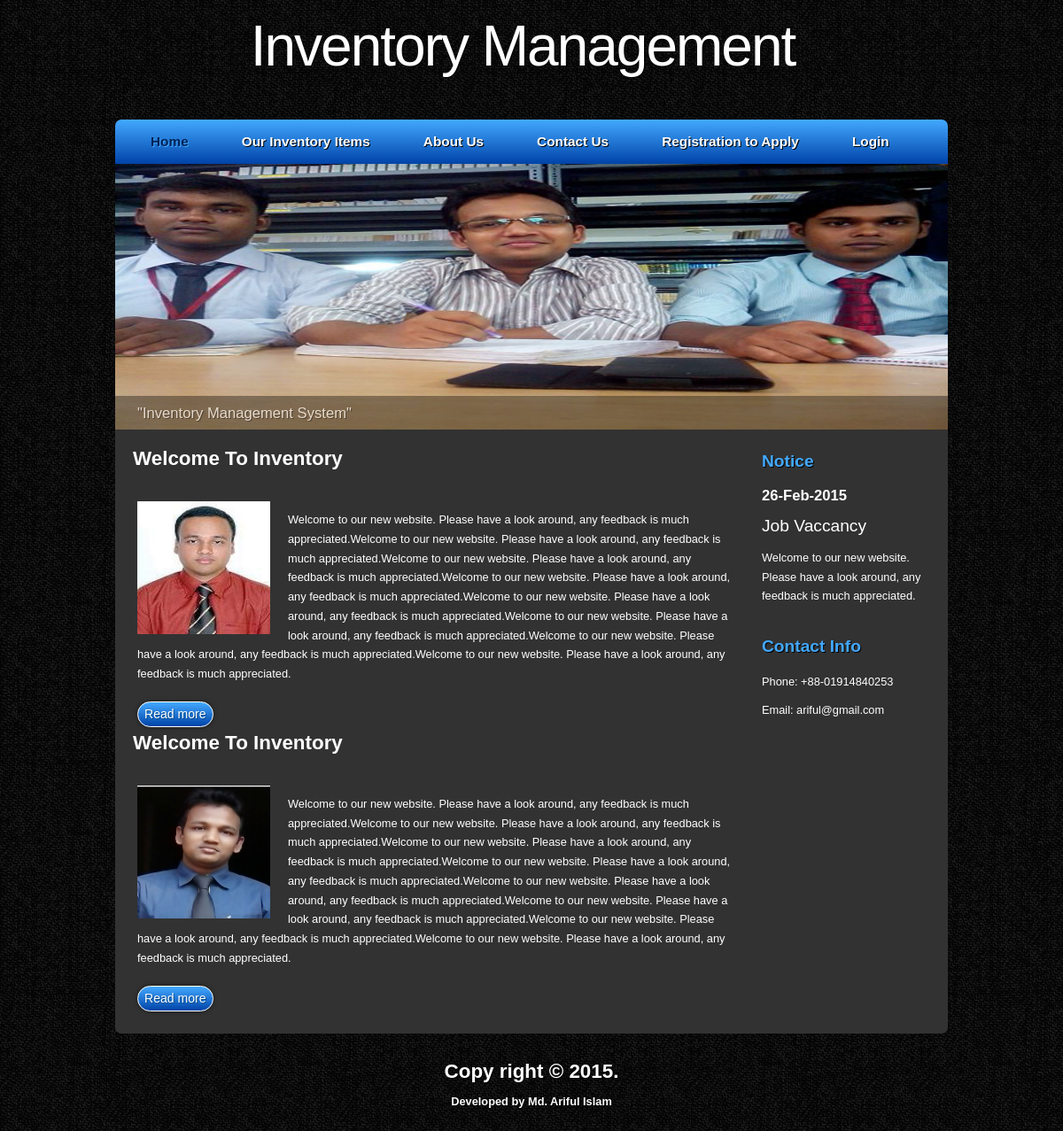
The page / on the database its author committed.
### tables this page shows
CREATE TABLE IF NOT EXISTS `tbl_post` (
`post_id` int(11) NOT NULL,
  `post_title` varchar(255) NOT NULL,
  `post_description` text NOT NULL,
  `post_image` varchar(255) NOT NULL,
  `cat_name` varchar(255) NOT NULL,
  `post_date` varchar(255) NOT NULL,
  `year` varchar(4) NOT NULL,
  `month` varchar(2) NOT NULL,
  `post_timestamp` varchar(255) NOT NULL
);

### content.php (the view)
  <div id="content">
  <div class="content_item">
  <?php
	include('config.php');
	$statement = $db->prepare("SELECT * FROM tbl_post WHERE cat_name='Home' ORDER BY post_id DESC");
				$statement->execute();
				$result = $statement->fetchAll(PDO::FETCH_ASSOC);
				foreach($result as $row)
				{
					?>
  <h1><?php echo $row['post_title'];?></h1>
  <div class="content_imagetext">
    <div class="content_image">
     <a class="lightview" data-lightview-group='products' href="uploads/<?php echo $row['post_image']; ?>"  title=""><img class="p_img" src="uploads/<?php echo $row['post_image']; ?>" alt="" width="150" height="150" /></a>
       </div>
    <p><?php echo $row['post_description'];?></p>
	<div class="button_small">
      <a href="#">Read more</a>
    </div>
  </div>
		<?php
				}
	?>
</div>
  </div>

### header.php (shortened to what this page needs)
<!DOCTYPE html>
<html>
<head>
  <link rel="stylesheet" type="text/css" href="css/style.css" />
</head>
<body>
  <div id="main">
    <header>
	  <div id="banner">
	    <div id="welcome">
	      <h2>Inventory Management</h2>
	    </div>
	  </div>
	</header>
	<nav>
	  <div id="menubar">
        <ul id="nav">
          <li class="current"><a href="index.php">Home</a></li>
          <li><a href="inventory-items.php">Our Inventory Items</a></li>
          <li><a href="about-us.php">About Us</a></li>
          <li><a href="contact-us.php">Contact Us</a></li>
          <li><a href="create-account.php">Registration to Apply</a></li>
          <li><a href="login.php">Login</a></li>
        </ul>
      </div>
    </nav>

### index.php
<?php include('header.php');?>
<div id="site_content">
	<?php include('slider.php');?>
	<?php include('content.php');?>
	<?php include('sidebar.php');?>
</div>
<?php include('footer.php');?>

### slider.php (shortened to what this page needs)
<div class="slideshow">
  <ul class="slideshow">
       <li class="show"><img width="940" height="300" src="images/IMG_20130924_144846.jpg" alt="&quot;Inventory Management System&quot;" /></li>
     </ul>
</div>

### sidebar.php
<div class="sidebar_container">
<div class="sidebar">
        <div class="sidebar_item">
          <h2>Notice</h2>
	 <?php
	include('config.php');
	$statement = $db->prepare("SELECT * FROM tbl_post WHERE cat_name='Notice' ORDER BY post_id DESC");
				$statement->execute();
				$result = $statement->fetchAll(PDO::FETCH_ASSOC);
				foreach($result as $row)
				{
					?>
          <h3><?php echo $row['post_date'];?></h3>
          <h4><?php echo $row['post_title'];?></h4>
          <p><?php echo $row['post_description'];?></p>
	<?php
				}
	?>
  </div>
      </div>
      <div class="sidebar">
        <div class="sidebar_item">
          <h2>Contact Info</h2>
          <p>Phone: +88-01914840253</p>
          <p>Email: <a href="mailto:ariful@gmail.com">ariful@gmail.com</a></p>
        </div>
      </div>
     </div>

### footer.php (shortened to what this page needs)
<footer>
	  <h1>Copy right &copy; 2015.</h1>
	  <a href="https://www.facebook.com/Md-Ariful-Islam-Arif-824663867603040/timeline/?ref=hl"><p>Developed by Md. Ariful Islam</p></a>
    </footer>
  </div>
</body>
</html>

### rows shown on the page
tbl_post: post_title "Welcome To Inventory", post_image (picture), post_description "Welcome to our new website. Please have a look around, any feedback is much appreciated.Welcome to our new website. Please have a look around, any feedback is much appreciated.Welcome to our new website. Please have a look around, any feedback is much appreciated.Welcome to our new website. Please have a look around, any feedback is much appreciated.Welcome to our new website. Please have a look around, any feedback is much appreciated.Welcome to our new website. Please have a look around, any feedback is much appreciated.Welcome to our new website. Please have a look around, any feedback is much appreciated.Welcome to our new website. Please have a look around, any feedback is much…"
tbl_post: post_title "Welcome To Inventory", post_image (picture), post_description "Welcome to our new website. Please have a look around, any feedback is much appreciated.Welcome to our new website. Please have a look around, any feedback is much appreciated.Welcome to our new website. Please have a look around, any feedback is much appreciated.Welcome to our new website. Please have a look around, any feedback is much appreciated.Welcome to our new website. Please have a look around, any feedback is much appreciated.Welcome to our new website. Please have a look around, any feedback is much appreciated.Welcome to our new website. Please have a look around, any feedback is much appreciated.Welcome to our new website. Please have a look around, any feedback is much…"
tbl_post: post_date "26-Feb-2015", post_title "Job Vaccancy", post_description "Welcome to our new website. Please have a look around, any feedback is much appreciated."
